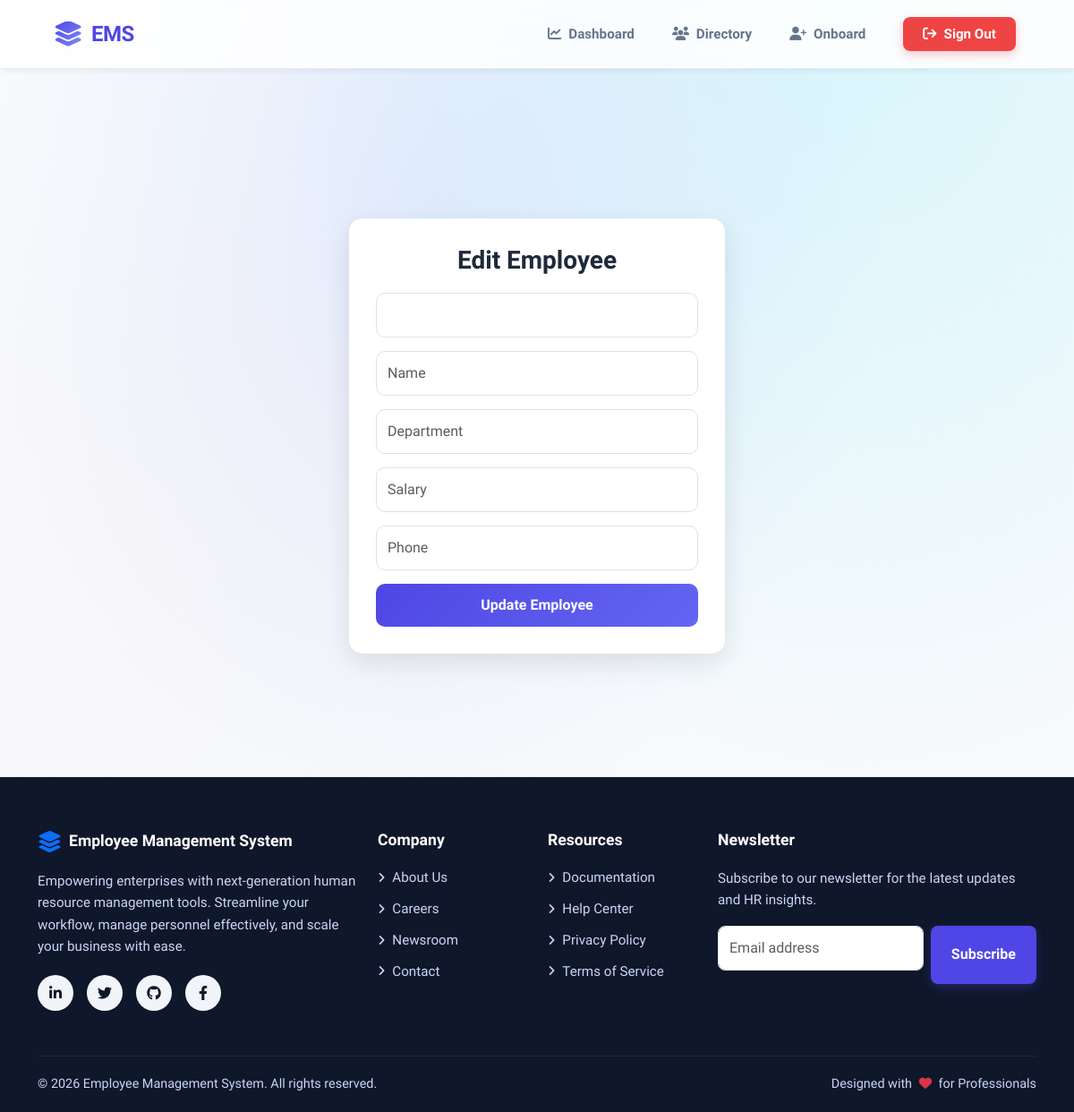
The app's page /edit/2 (signed in), older data.
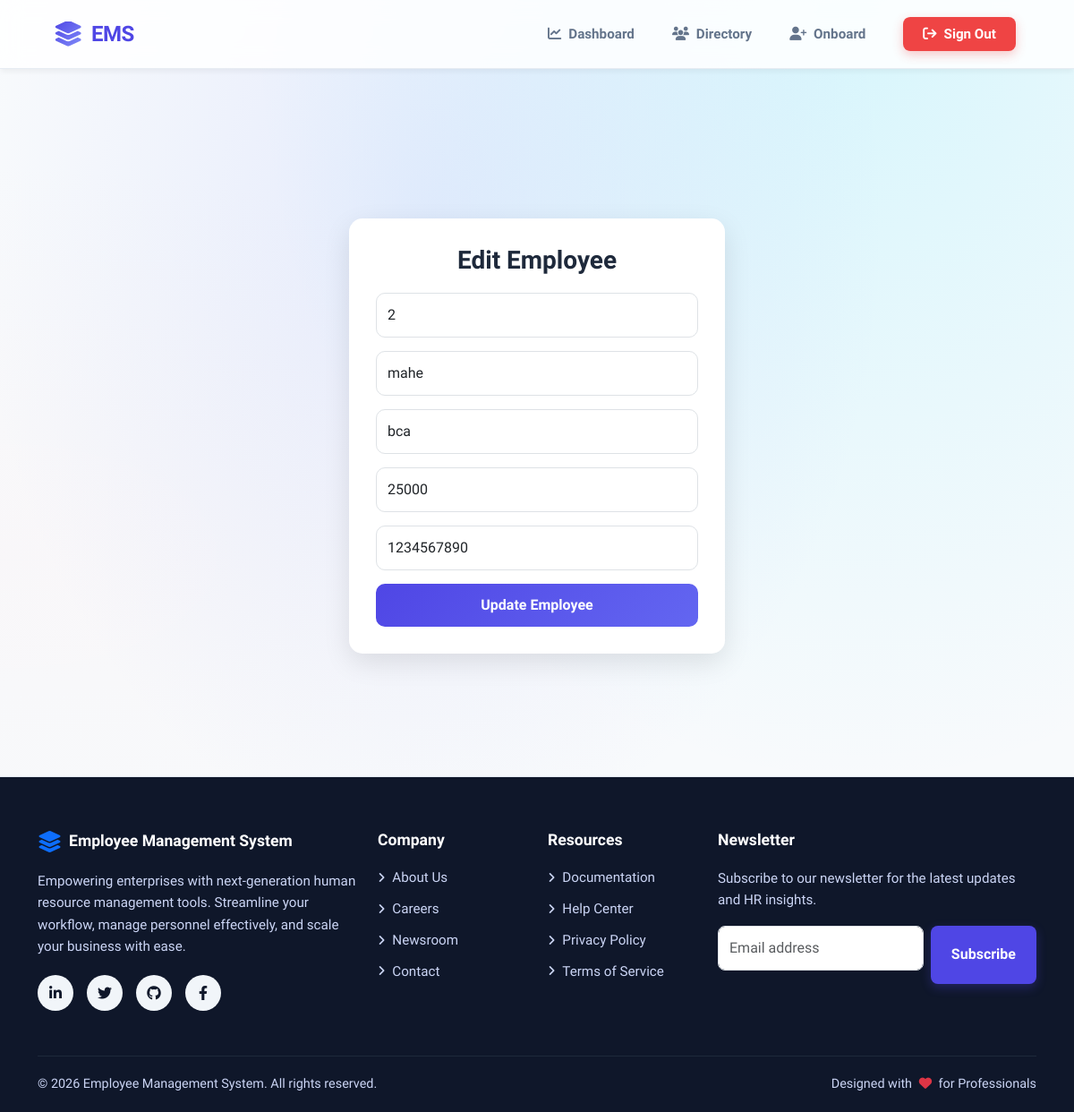
The same page, newer data.
### tables this page shows
CREATE TABLE employee (
    eid INTEGER PRIMARY KEY AUTOINCREMENT,
    ename TEXT,
    edept TEXT,
    email TEXT,
    esalary INTEGER,
    ephone TEXT
);

### app.py (the view, shortened to what this page needs)
@app.route('/edit/<int:id>', methods=['GET', 'POST'])
def edit_employee(id):
    if "admin" not in session:
        flash("Login required!", "warning")
        return redirect('/')
    con = get_connection()
    cur = con.cursor()
    cur.execute("SELECT * FROM employee WHERE eid=?", (id,))
    emp = cur.fetchone()
    cur.close()
    con.close()
    return render_template('edit_employee.html', emp=emp)

### app.py (called while the page is built)
def get_connection():
    conn = sqlite3.connect("company.db")
    conn.row_factory = sqlite3.Row
    return conn

### templates/edit_employee.html (shortened to what this page needs)
{% extends "base.html" %}
{% block content %}
<div class="edit-wrapper">
    <div class="edit-card">
        <h3>Edit Employee</h3>
        <form method="POST">
            <input type="text" class="form-control" name="eid" value="{{ emp[0] }}" readonly>
            <input type="text" class="form-control" name="ename" value="{{ emp[1] }}" placeholder="Name" required>
            <input type="text" class="form-control" name="edept" value="{{ emp[2] }}" placeholder="Department" required>
            <input type="number" class="form-control" name="esalary" value="{{ emp[4] }}" placeholder="Salary" required>
            <input type="text" class="form-control" name="ephone" value="{{ emp[5] }}" placeholder="Phone" required>
            <button type="submit" class="btn-update">Update Employee</button>
        </form>
    </div>
</div>
{% endblock %}

Row changes from the older to the newer data that the page shows:
added employee: eid "2", ename "mahe", edept "bca", esalary "25000", ephone "1234567890"
